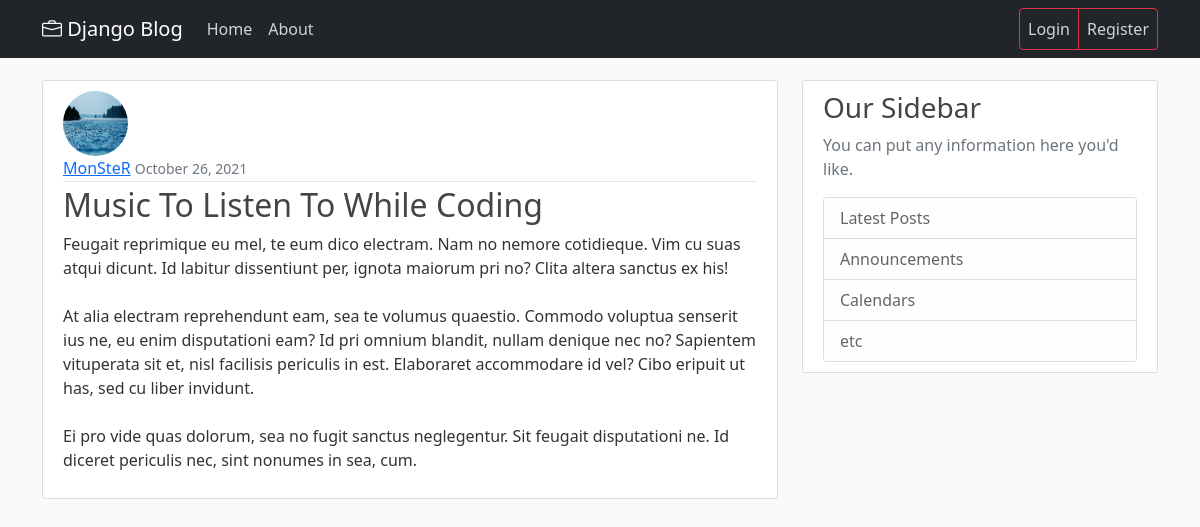
The page /post/22/ on the database its author committed.
### blog/models.py (models this page shows, shortened)
class Post(models.Model):
    title = models.CharField(max_length=100)
    content = models.TextField()
    date_posted = models.DateTimeField(default=timezone.now)
    author = models.ForeignKey(User, on_delete=models.CASCADE)

### users/models.py (models this page shows, shortened)
class Profile(models.Model):
    user = models.OneToOneField(User, on_delete=models.CASCADE)
    image = models.ImageField(default='default.jpg', upload_to='profile_pics')

### blog/views.py (the view)
# urls.py: path('post/<int:pk>/', PostDetailView.as_view(), name='post-detail'),
class PostDetailView(DetailView):
    model = Post

### templates/blog/post_detail.html (shortened to what this page needs)
{% extends "blog/base.html" %}
{% block content %}
    <article class="media content-section">
        <img src="{{ object.author.profile.image.url }}" class="rounded-circle article-img">
          <div class="media-body">
            <div class="article-metadata">
              <a class="mr-2" href="{% url 'user-post' object.author.username %}">{{ object.author }}</a>
              <small class="text-muted">{{ object.date_posted|date:"F d, Y" }}</small>
            </div>
            <h2 class="article-title" >{{ object.title }}</h2>
            <p class="article-content">{{ object.content }}</p>
          </div>
    </article>
{% endblock content %}
{% block navbar %}
    <a class="navbar-brand mr-4" href="{% url 'blog-home' %}"><i class="bi bi-briefcase"></i> Django Blog</a>
{% endblock navbar %}

### static/blog/main.css (style rules this page uses)
body { background: #fafafa; color: #333333; margin-top: 5rem; }
h1, h2, h3, h4, h5, h6 { color: #444444; }
.content-section { background: #ffffff; padding: 10px 20px; border: 1px solid #dddddd; border-radius: 3px; margin-bottom: 20px; }
.article-title { color: #444444; }
.article-content { white-space: pre-line; }
.article-img { height: 65px; width: 65px; margin-right: 16px; }
.article-metadata { padding-bottom: 1px; margin-bottom: 4px; border-bottom: 1px solid #e3e3e3 }

### rows shown on the page
Post: author.profile.image (picture), author "MonSteR", date_posted "October 26, 2021", title "Music To Listen To While Coding", content "Feugait reprimique eu mel, te eum dico electram. Nam no nemore cotidieque. Vim cu suas atqui dicunt. Id labitur dissentiunt per, ignota maiorum pri no? Clita altera sanctus ex his! At alia electram reprehendunt eam, sea te volumus quaestio. Commodo voluptua senserit ius ne, eu enim disputationi eam? Id pri omnium blandit, nullam denique nec no? Sapientem vituperata sit et, nisl facilisis periculis in est. Elaboraret accommodare id vel? Cibo eripuit ut has, sed cu liber invidunt. Ei pro vide quas dolorum, sea no fugit sanctus neglegentur. Sit feugait disputationi ne. Id diceret periculis nec, sint nonumes in sea, cum."
